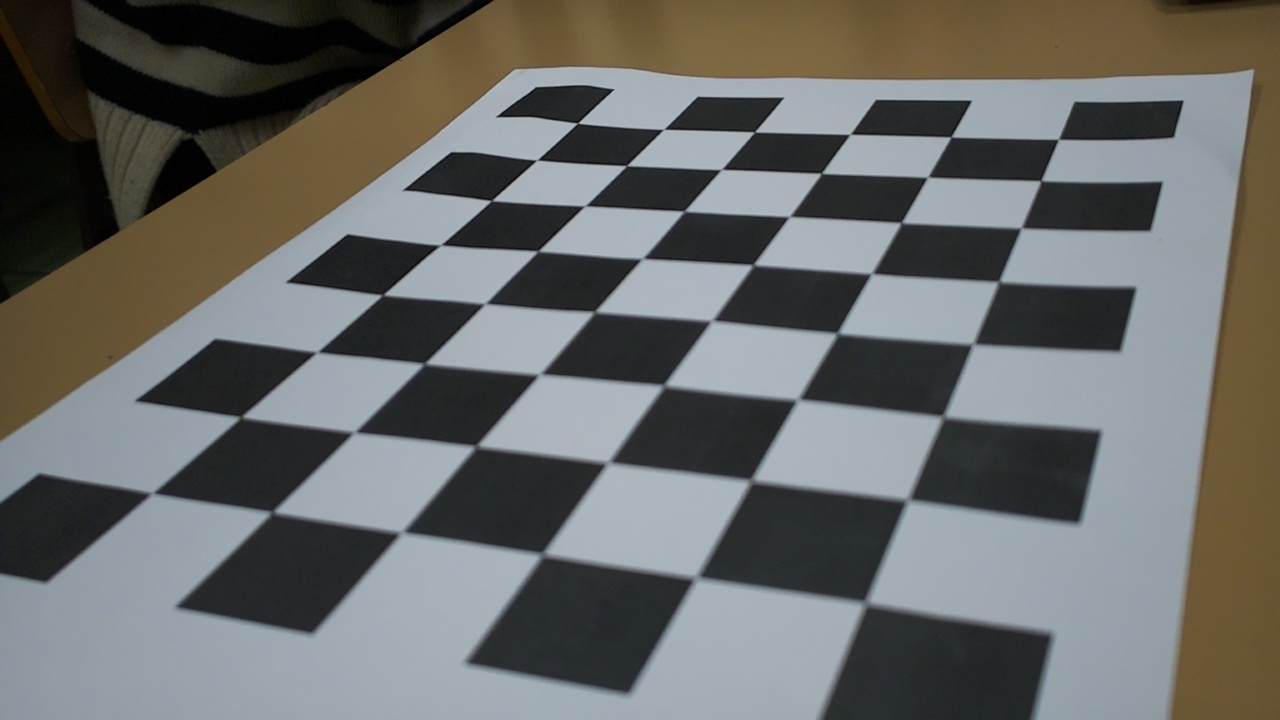
#> input picture fotos_ajedrez/Foto1.jpg, 1280 x 720 px; its folder holds 4 pictures in this run
$ jupyter execute --allow-errors calibracion_camara.ipynb   (shell and % lines are left out)   (older library calls are emulated)
#> lines starting #> are read from the running program, lines starting #| are printed output that depends on the picture
# **Sesión 1:** Calibración de Cámara 📷⚙️

## **Instalaciones**

## **Librerías**

[cell 1]
from typing import List
import numpy as np
import imageio
import cv2
import copy
import glob
import os

[cell 2]
import sys
print(sys.executable)

## **Apartado A: Calibración de cámara** (derecha e izquierda)

En este apartado se realiza la calibración de dos cámaras de un sistema estereoscópico. Para ello se trabajará con las imágenes de las carpetas ``left`` y ``right``. En primer lugar se trabajará con la carpeta ``left``. Posteriormente, deberá repetir el proceso con las imágenes en la carpeta ``right``. Ambas carpetas contienen imágenes con las que se calibrarán las cámaras. En ellas aparece el patrón de calibración en diferentes posiciones y orientaciones. Estas imágenes serán los datos de entrada.

Los pasos que deberá seguir para calibrar una cámara son:

1. Defina y ejecute el método para cargar imágenes ``load_images()``.
2. Detecte las esquinas de los patrones usando ``cv2.findChessboardCorners()``. Refine las detecciones con ``cv2.cornerSubPix()``.
3. Compruebe que las detecciones son correctas dibujando los resultados con ``cv2.drawChessboardCorners()``.
4. Defina y ejecute el método ``get_chessboard_points(chessboard_shape, dx, dy)`` que proporcione las coordenadas 3D de las esquinas del patrón. El sistema de referencia utilizado deberá estar anclado al propio patrón.
5. Utilice ``cv2.calibrateCamera`` para obtener los parámetros de calibración para la cámara izquierda.

### **Tarea A.1:** Defina y ejecute el método para cargar imágenes ``load_images()``.

[cell 3]
def load_images(filenames: List) -> List:
    return [cv2.imread(filename) for filename in filenames]
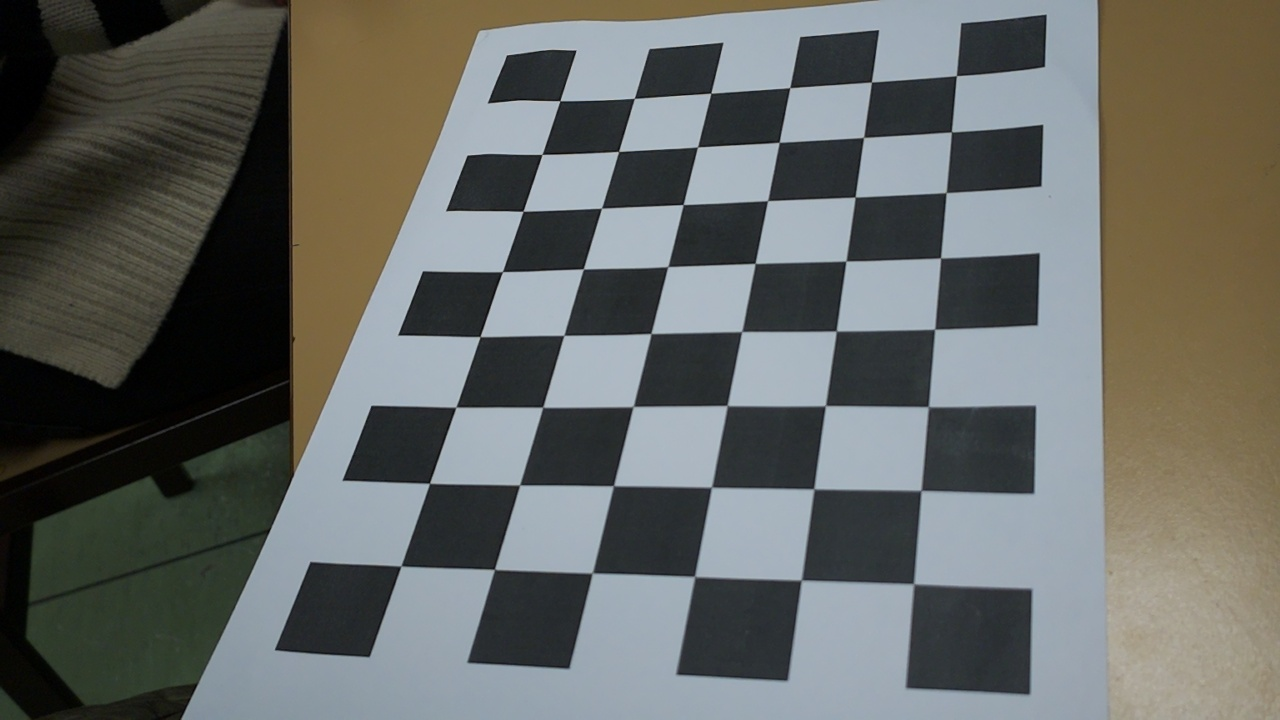
#> input picture fotos_ajedrez/Foto10.jpg, 1280 x 720 px
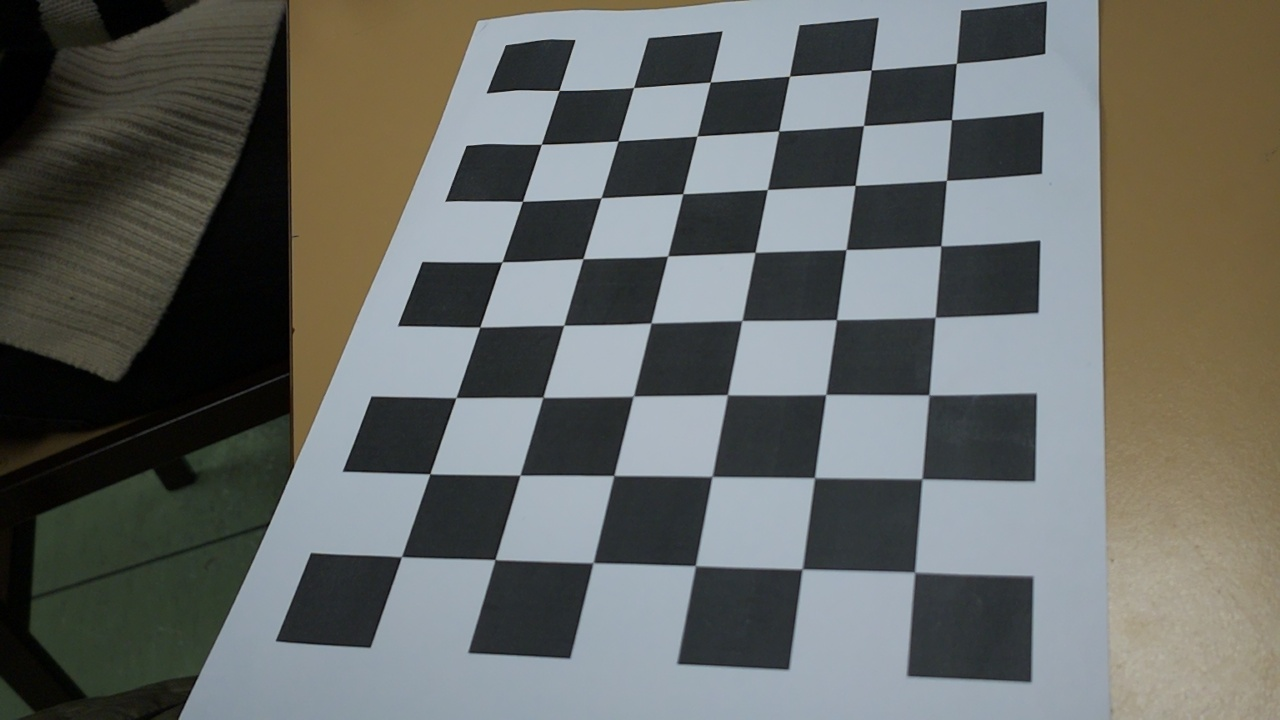
#> input picture fotos_ajedrez/Foto11.jpg, 1280 x 720 px
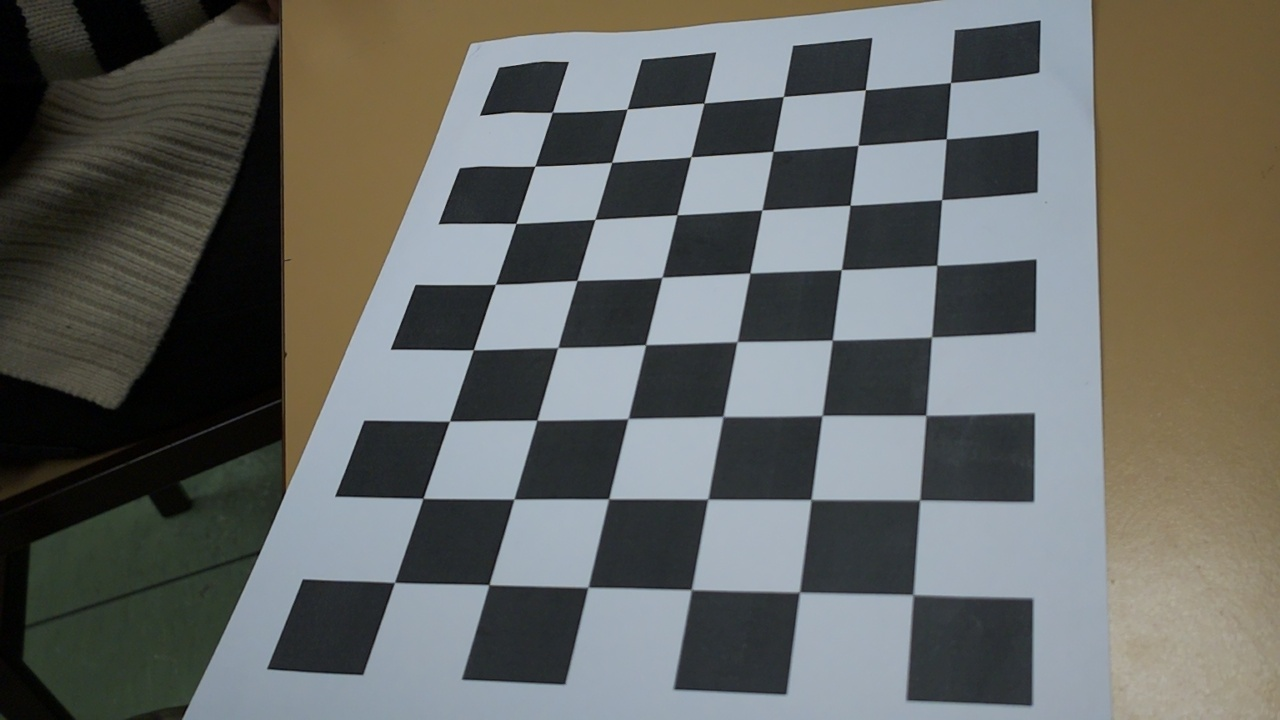
#> input picture fotos_ajedrez/Foto12.jpg, 1280 x 720 px

[cell 4]
# TODO Build a list containing the paths of all images from the left camera
imgs_path = []
for i in range(1,37):
    imgs_path.append(f'fotos_ajedrez/Foto{i}.jpg')

imgs = load_images(imgs_path)
#> imgs = 36 items

### **Tarea A.2:** Detecte las esquinas de los patrones usando ``cv2.findChessboardCorners()``. Refine las detecciones con ``cv2.cornerSubPix()``.

[cell 5]
# TODO Find corners with cv2.findChessboardCorners()
corners_list = []
#> (the rest of this cell did not finish here and is left out)

[cell 6]
corners_copy = copy.deepcopy(corners_list)
#> corners_copy = 1 item
criteria = (cv2.TERM_CRITERIA_EPS + cv2.TERM_CRITERIA_MAX_ITER, 30, 0.01)

# TODO To refine corner detections with cv2.cornerSubPix() you need to input grayscale images. Build a list containing grayscale images.


def to_gray(imgs):
    list_imgs_gray = []
    for img in imgs:
        imgs_gray = cv2.cvtColor(img, cv2.COLOR_BGR2GRAY)
        list_imgs_gray.append(imgs_gray)
#> this loop made 2 passes
#> img on pass 2: None
#> pass 1, in to_gray, `imgs_gray = cv2.cvtColor(img, cv2.COLOR_BGR2GRAY)`:
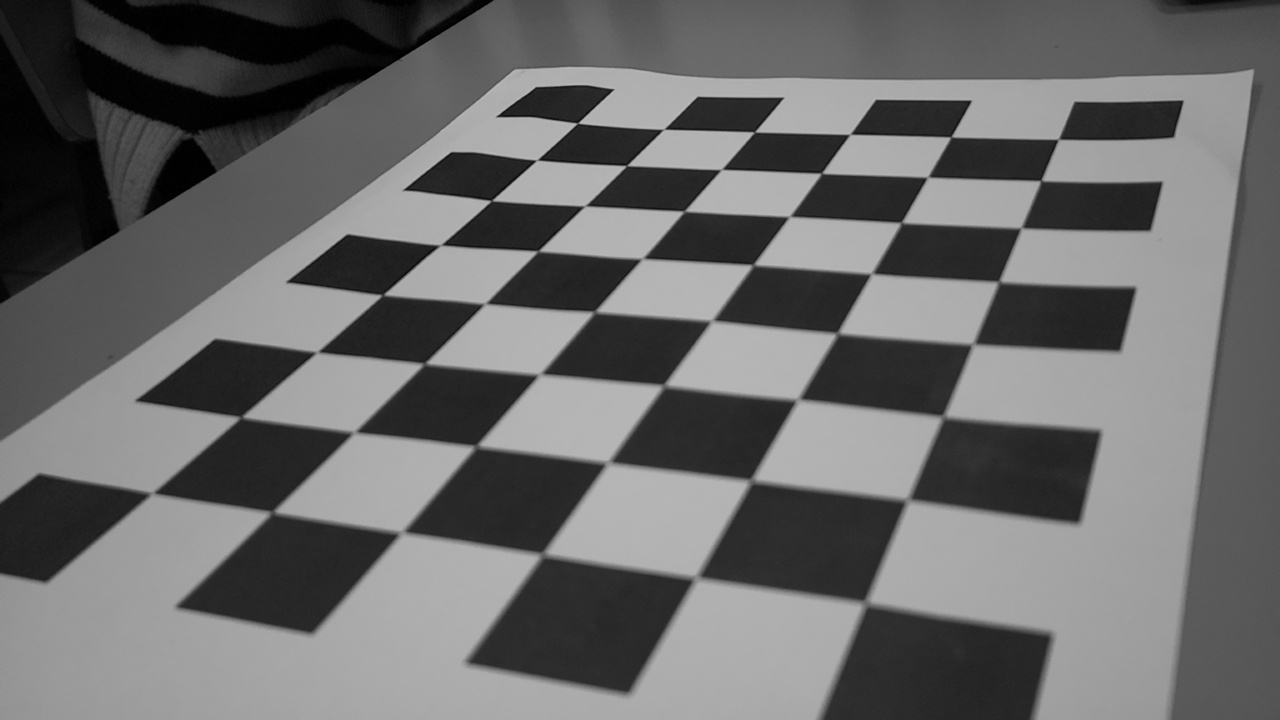
#> imgs_gray: shape (720, 1280); min 0, max 187, mean 105.5
#> after the loop, list_imgs_gray = 1 item
    return list_imgs_gray

#> (the rest of this cell did not finish here and is left out)

### **Tarea A.3:** Compruebe que las detecciones son correctas dibujando los resultados con ``cv2.drawChessboardCorners()``

[cell 7]
imgs_copy = copy.deepcopy(imgs)
#> imgs_copy = 36 items

#> (a cell that did not finish here is left out)

[cell 9]
import cv2
import numpy as np
from typing import List

# [24 lines left out: function draw_corners, not called in this run]

# Uso de la función
pattern_size = (8, 6)  # Ajusta según el tamaño de tu patrón
#> (the rest of this cell did not finish here and is left out)

[cell 10]
# TODO Show images and save when needed

# [4 lines left out: function show_image, not called in this run]

def write_image(filename:str,image):
    cv2.imwrite(filename,image)

#> (a cell that did not finish here is left out)

### **Tarea A.4:** Defina y ejecute el método ``get_chessboard_points(chessboard_shape, dx, dy)``

[cell 12]
# TODO Design the method. It should return a np.array with np.float32 elements
def get_chessboard_points(chessboard_shape, dx, dy):
#> called with chessboard_shape = (8, 6), dx = 30, dy = 30
    coor = []
    n_cols = chessboard_shape[0]
    n_rows = chessboard_shape[1]

    for i in range(n_rows):
        for j in range(n_cols):
            coor.append([j * dx, i * dy, 0])
    return np.array(coor, dtype=np.float32)

[cell 13]
# TODO You need the points for every image, not just one
chessboard_points = get_chessboard_points((8, 6), 30, 30)

#> (the rest of this cell did not finish here and is left out)

### **Tarea A.5:** Utilice ``cv2.calibrateCamera()`` para obtener los parámetros de calibración para la cámara izquierda

[cell 14]
# Filter data and get only those with adequate detections
valid_corners = [cor[1] for cor in corners_list if cor[0]]
#> valid_corners = 1 item
# Convert list to numpy array
valid_corners = np.asarray(valid_corners, dtype=np.float32)

[cell 15]
# Chessboard points for every image
valid_chessboard_points = [chessboard_points for _ in range(len(valid_corners))]
#> valid_chessboard_points = 1 item

#> (a cell that did not finish here is left out)

#> (a cell that did not finish here is left out)

### **Pregunta A.1:** Repita el proceso (carga de imágenes, detección y comprobación de esquinas, etc.) para la cámara derecha.

[cell 18]
# TODO Homework

# Cargo las imágenes
imgs_right_path = []
for i in range(19):
    if i <10:
        imgs_right_path.append(f'../data/right/right_00{i}.jpg')
    else:
        imgs_right_path.append(f'../data/right/right_0{i}.jpg')

imgs_right = load_images(imgs_right_path)
#> imgs_right = 19 items
#> the loop in to_gray, `for img in imgs:` made 1 pass
#> after the loop in to_gray, `for img in imgs:`: list_imgs_gray = []

[cell 19]
corners_right_list = []
#> (the rest of this cell did not finish here and is left out)

[cell 20]
corners_right_copy = copy.deepcopy(corners_right_list)
criteria = (cv2.TERM_CRITERIA_EPS + cv2.TERM_CRITERIA_MAX_ITER, 30, 0.01)
#> (the rest of this cell did not finish here and is left out)

[cell 21]
imgs_right_copy = copy.deepcopy(imgs_right)
#> imgs_right_copy = 19 items

#> (a cell that did not finish here is left out)

#> (a cell that did not finish here is left out)

[cell 24]
# Filter data and get only those with adequate detections
valid_corners_right = [cor[1] for cor in corners_right_list if cor[0]]
# Convert list to numpy array
valid_corners_right = np.asarray(valid_corners_right, dtype=np.float32)

[cell 25]
# TODO You need the points for every image, not just one
chessboard_points_right = get_chessboard_points((8, 6), 30, 30)
